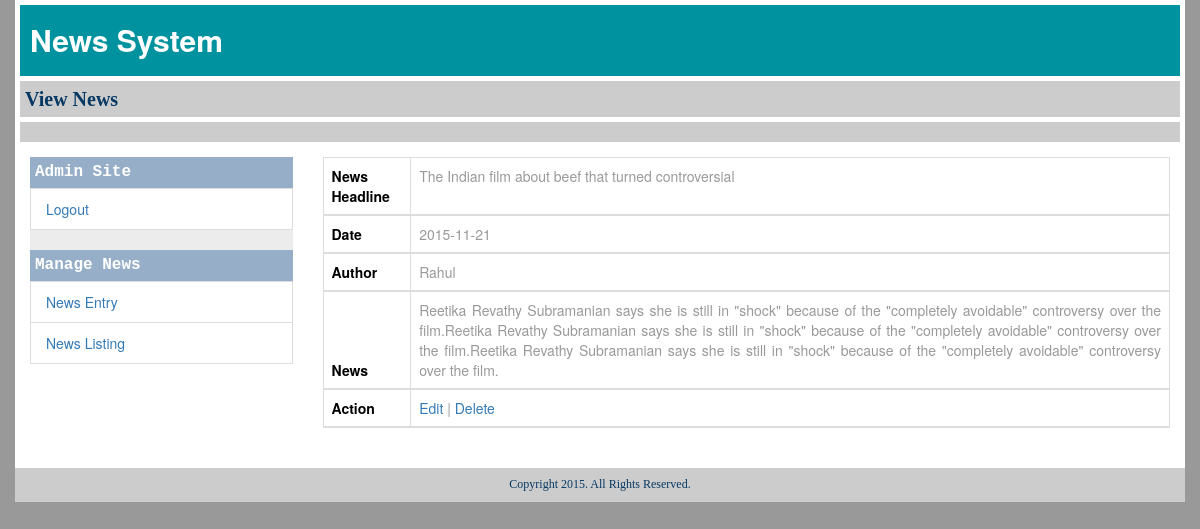
/view/view_news.php?viewId=122 (signed in), run on the app's committed database.
### tables this page shows
CREATE TABLE IF NOT EXISTS `cms` (
  `keyid` int(11) NOT NULL AUTO_INCREMENT,
  `headline` varchar(255) DEFAULT NULL,
  `date` date NOT NULL,
  `author` varchar(255) NOT NULL,
  `news` text,
  PRIMARY KEY (`keyid`)
);

### controller/view_news.php (called while the page is built, shortened)
<?php
	include("../model/database_configure.php");
	$key=$_REQUEST['viewId'];
	$sql = "Select * from cms where keyid=$key";
	$result = mysql_query($sql,$con);
	$arr = mysql_fetch_array($result);
?>

### view/view_news.php (the view, shortened to what this page needs)
<?php
include("../controller/view_news.php");
?>
<!DOCTYPE html>
<html lang="en">
<head>
<link rel="stylesheet" type="text/css" href="../public/css/main.css"/>
<link rel="stylesheet" href="http://maxcdn.bootstrapcdn.com/bootstrap/3.3.5/css/bootstrap.min.css">
<link href="//maxcdn.bootstrapcdn.com/font-awesome/4.2.0/css/font-awesome.min.css" rel="stylesheet">
</head>
<body>
<div class="container">
  <div class="row cms">
    <div class="cmsTitle">News System</div>
    <div class="welcomeAdmin">View News</div>
    <div class="brownHeight"></div>
    <div class="col-md-3">
      <div class="admin_left">
        <div class="admin_left_title">Admin Site</div>
        <ul class="list-group">
          <li class="list-group-item"><a href="../index.php">Logout</a></li>
        </ul>
        <div class="admin_left_title">Manage News </div>
        <ul class="list-group">
          <li class="list-group-item"><a href="../view/news_entry.php">News Entry</a></li>
          <li class="list-group-item"><a href="../view/news_listing.php">News Listing</a></li>
        </ul>
      </div>
    </div>
    <div class="col-md-9">
      <div class="admin_right">
        <table class="table table-bordered ">
          <thead>
            <tr>
              <th class="tbl_head">News Headline</th>
              <td><?=$arr['headline'];?></td>
            </tr>
            <tr>
              <th class="tbl_head">Date</th>
              <td><?=$arr['date'];?></td>
            </tr>
            <tr>
              <th class="tbl_head">Author</th>
              <td><?=$arr['author'];?></td>
            </tr>
            <tr>
              <th class="tbl_head">News</th>
              <td style="text-align:justify;"><?=$arr['news'];?></td>
            </tr>
            <tr>
              <th class="tbl_head">Action</th>
              <td><a href="edit_news.php?editId=<?=$arr['keyid'];?>">Edit</a> | <a href="../controller/delete_news.php?deleteId=<?=$arr['keyid'];?>">Delete</a></td>
            </tr>
          </thead>
        </table>
      </div>
    </div>
    <div class="footer">Copyright 2015. All Rights Reserved.</div>
  </div>
</div>
</body>
</html>

### public/css/main.css (style rules this page uses)
body { font: 14px OpenSans; color: #FFFFFF !important; background:#999999 !important; }
.cms { background:#fff; margin:0 auto; }
.cmsTitle { font-size: 30px; padding: 14px 10px; color: #FFF; background: #00929e; font-weight: bold; margin:5px; }
.welcomeAdmin { font-size: 20px; padding: 4px 5px; color: #053863; background: #CCC; font-family: initial; margin: 5px; font-weight: bold; }
.brownHeight { background: #CCC; margin: 5px 5px 15px 5px; height:20px; }
.admin_left { background:#ECECEC; margin-bottom:10px; }
.list-group-item { border-top-left-radius: 0px !important; border-top-right-radius: 0px!important; border-bottom-left-radius: 0px!important; border-bottom-right-radius: 0px!important; }
.admin_left_title { font-size: 16px; padding: 4px 5px; color: #fff; background: #96AEC7; font-family: monospace; font-weight: bold; }
.admin_right { color:#999; }
.tbl_head { color:#000; }
.footer { font-size: 12px; padding: 8px 8px; color: #053863; background: #CCC; font-family: initial; text-align:center; margin-top:20px; }

### data on the page
cms: headline "The Indian film about beef that turned controversial", date "2015-11-21", author "Rahul", news "Reetika Revathy Subramanian says she is still in \"shock\" because of the \"completely avoidable\" controversy over the film.Reetika Revathy Subramanian says she is still in \"shock\" because of the \"completely avoidable\" controversy over the film.Reetika Revathy Subramanian says she is still in \"shock\" because of the \"completely avoidable\" controversy over the film."
